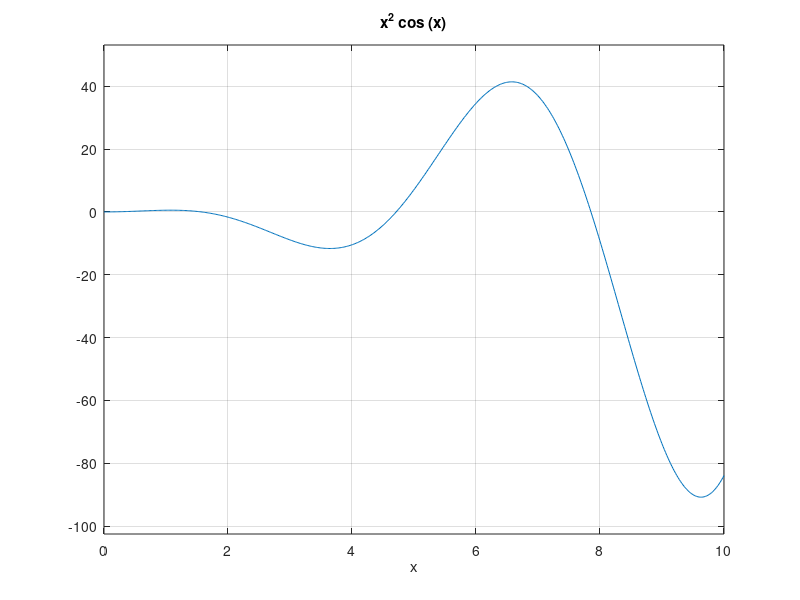

This figure's MATLAB source:
function fminbnd_example

f = @(x) x.^2.*cos(x); % function to minimize

ezplot(f,[0 10]), grid on
%ezplot(f), grid on

% find the minimum in [3 4] or [-1 1] or [0 5] or [0 10]

[x fval exitflag] = fminbnd(f,8,10) % [3,4] - search interval
